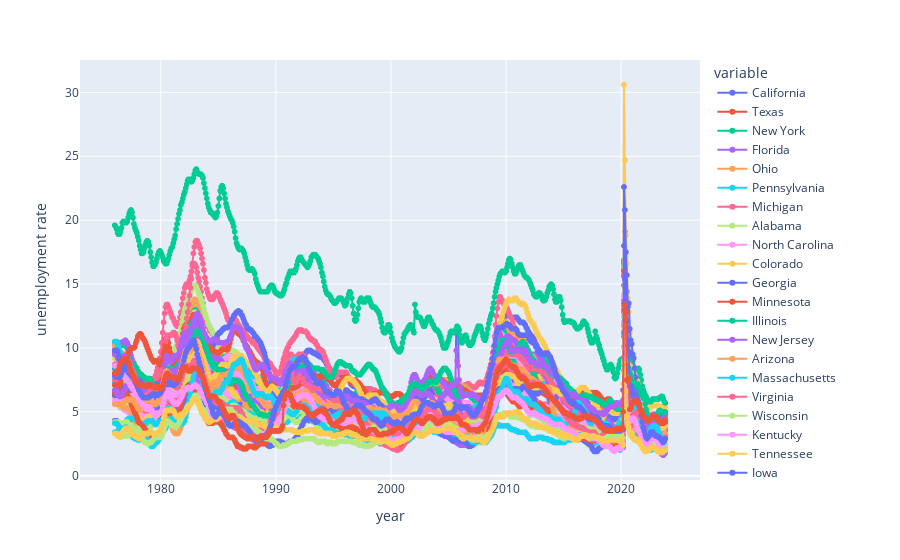

Notebook cell for this chart:
### Code cell
px_fig = px.line(final_unemp_df, markers = True, labels = {'value' : 'unemployment rate', 'index' : 'year'})
px_fig.show()

### Figure 1 — Plotly figure (JSON) as saved in the notebook; plotly's stock layout.template omitted (floating-point values rounded to 4 significant figures; data arrays with more than 128 entries replaced by an {"elided": "..."} marker saying what was removed)
{"data": [{"hovertemplate": "variable=California<br>year=%{x}<br>unemployment rate=%{y}<extra></extra>", "legendgroup": "California", "line": {"color": "#636efa", "dash": "solid"}, "marker": {"symbol": "circle"}, "mode": "lines+markers", "name": "California", "showlegend": true, "type": "scattergl", "x": {"elided": "575 str values"}, "xaxis": "x", "y": {"elided": "575 float values"}, "yaxis": "y"}, {"hovertemplate": "variable=Texas<br>year=%{x}<br>unemployment rate=%{y}<extra></extra>", "legendgroup": "Texas", "line": {"color": "#EF553B", "dash": "solid"}, "marker": {"symbol": "circle"}, "mode": "lines+markers", "name": "Texas", "showlegend": true, "type": "scattergl", "x": {"elided": "575 str values"}, "xaxis": "x", "y": {"elided": "575 float values"}, "yaxis": "y"}, {"hovertemplate": "variable=New York<br>year=%{x}<br>unemployment rate=%{y}<extra></extra>", "legendgroup": "New York", "line": {"color": "#00cc96", "dash": "solid"}, "marker": {"symbol": "circle"}, "mode": "lines+markers", "name": "New York", "showlegend": true, "type": "scattergl", "x": {"elided": "575 str values"}, "xaxis": "x", "y": {"elided": "575 float values"}, "yaxis": "y"}, {"hovertemplate": "variable=Florida<br>year=%{x}<br>unemployment rate=%{y}<extra></extra>", "legendgroup": "Florida", "line": {"color": "#ab63fa", "dash": "solid"}, "marker": {"symbol": "circle"}, "mode": "lines+markers", "name": "Florida", "showlegend": true, "type": "scattergl", "x": {"elided": "575 str values"}, "xaxis": "x", "y": {"elided": "575 float values"}, "yaxis": "y"}, {"hovertemplate": "variable=Ohio<br>year=%{x}<br>unemployment rate=%{y}<extra></extra>", "legendgroup": "Ohio", "line": {"color": "#FFA15A", "dash": "solid"}, "marker": {"symbol": "circle"}, "mode": "lines+markers", "name": "Ohio", "showlegend": true, "type": "scattergl", "x": {"elided": "575 str values"}, "xaxis": "x", "y": {"elided": "575 float values"}, "yaxis": "y"}, {"hovertemplate": "variable=Pennsylvania<br>year=%{x}<br>unemployment rate=%{y}<extra></extra>", "legendgroup": "Pennsylvania", "line": {"color": "#19d3f3", "dash": "solid"}, "marker": {"symbol": "circle"}, "mode": "lines+markers", "name": "Pennsylvania", "showlegend": true, "type": "scattergl", "x": {"elided": "575 str values"}, "xaxis": "x", "y": {"elided": "575 float values"}, "yaxis": "y"}, {"hovertemplate": "variable=Michigan<br>year=%{x}<br>unemployment rate=%{y}<extra></extra>", "legendgroup": "Michigan", "line": {"color": "#FF6692", "dash": "solid"}, "marker": {"symbol": "circle"}, "mode": "lines+markers", "name": "Michigan", "showlegend": true, "type": "scattergl", "x": {"elided": "575 str values"}, "xaxis": "x", "y": {"elided": "575 float values"}, "yaxis": "y"}, {"hovertemplate": "variable=Alabama<br>year=%{x}<br>unemployment rate=%{y}<extra></extra>", "legendgroup": "Alabama", "line": {"color": "#B6E880", "dash": "solid"}, "marker": {"symbol": "circle"}, "mode": "lines+markers", "name": "Alabama", "showlegend": true, "type": "scattergl", "x": {"elided": "575 str values"}, "xaxis": "x", "y": {"elided": "575 float values"}, "yaxis": "y"}, {"hovertemplate": "variable=North Carolina<br>year=%{x}<br>unemployment rate=%{y}<extra></extra>", "legendgroup": "North Carolina", "line": {"color": "#FF97FF", "dash": "solid"}, "marker": {"symbol": "circle"}, "mode": "lines+markers", "name": "North Carolina", "showlegend": true, "type": "scattergl", "x": {"elided": "575 str values"}, "xaxis": "x", "y": {"elided": "575 float values"}, "yaxis": "y"}, {"hovertemplate": "variable=Colorado<br>year=%{x}<br>unemployment rate=%{y}<extra></extra>", "legendgroup": "Colorado", "line": {"color": "#FECB52", "dash": "solid"}, "marker": {"symbol": "circle"}, "mode": "lines+markers", "name": "Colorado", "showlegend": true, "type": "scattergl", "x": {"elided": "575 str values"}, "xaxis": "x", "y": {"elided": "575 float values"}, "yaxis": "y"}, {"hovertemplate": "variable=Georgia<br>year=%{x}<br>unemployment rate=%{y}<extra></extra>", "legendgroup": "Georgia", "line": {"color": "#636efa", "dash": "solid"}, "marker": {"symbol": "circle"}, "mode": "lines+markers", "name": "Georgia", "showlegend": true, "type": "scattergl", "x": {"elided": "575 str values"}, "xaxis": "x", "y": {"elided": "575 float values"}, "yaxis": "y"}, {"hovertemplate": "variable=Minnesota<br>year=%{x}<br>unemployment rate=%{y}<extra></extra>", "legendgroup": "Minnesota", "line": {"color": "#EF553B", "dash": "solid"}, "marker": {"symbol": "circle"}, "mode": "lines+markers", "name": "Minnesota", "showlegend": true, "type": "scattergl", "x": {"elided": "575 str values"}, "xaxis": "x", "y": {"elided": "575 float values"}, "yaxis": "y"}, {"hovertemplate": "variable=Illinois<br>year=%{x}<br>unemployment rate=%{y}<extra></extra>", "legendgroup": "Illinois", "line": {"color": "#00cc96", "dash": "solid"}, "marker": {"symbol": "circle"}, "mode": "lines+markers", "name": "Illinois", "showlegend": true, "type": "scattergl", "x": {"elided": "575 str values"}, "xaxis": "x", "y": {"elided": "575 float values"}, "yaxis": "y"}, {"hovertemplate": "variable=New Jersey<br>year=%{x}<br>unemployment rate=%{y}<extra></extra>", "legendgroup": "New Jersey", "line": {"color": "#ab63fa", "dash": "solid"}, "marker": {"symbol": "circle"}, "mode": "lines+markers", "name": "New Jersey", "showlegend": true, "type": "scattergl", "x": {"elided": "575 str values"}, "xaxis": "x", "y": {"elided": "575 float values"}, "yaxis": "y"}, {"hovertemplate": "variable=Arizona<br>year=%{x}<br>unemployment rate=%{y}<extra></extra>", "legendgroup": "Arizona", "line": {"color": "#FFA15A", "dash": "solid"}, "marker": {"symbol": "circle"}, "mode": "lines+markers", "name": "Arizona", "showlegend": true, "type": "scattergl", "x": {"elided": "575 str values"}, "xaxis": "x", "y": {"elided": "575 float values"}, "yaxis": "y"}, {"hovertemplate": "variable=Massachusetts<br>year=%{x}<br>unemployment rate=%{y}<extra></extra>", "legendgroup": "Massachusetts", "line": {"color": "#19d3f3", "dash": "solid"}, "marker": {"symbol": "circle"}, "mode": "lines+markers", "name": "Massachusetts", "showlegend": true, "type": "scattergl", "x": {"elided": "575 str values"}, "xaxis": "x", "y": {"elided": "575 float values"}, "yaxis": "y"}, {"hovertemplate": "variable=Virginia<br>year=%{x}<br>unemployment rate=%{y}<extra></extra>", "legendgroup": "Virginia", "line": {"color": "#FF6692", "dash": "solid"}, "marker": {"symbol": "circle"}, "mode": "lines+markers", "name": "Virginia", "showlegend": true, "type": "scattergl", "x": {"elided": "575 str values"}, "xaxis": "x", "y": {"elided": "575 float values"}, "yaxis": "y"}, {"hovertemplate": "variable=Wisconsin<br>year=%{x}<br>unemployment rate=%{y}<extra></extra>", "legendgroup": "Wisconsin", "line": {"color": "#B6E880", "dash": "solid"}, "marker": {"symbol": "circle"}, "mode": "lines+markers", "name": "Wisconsin", "showlegend": true, "type": "scattergl", "x": {"elided": "575 str values"}, "xaxis": "x", "y": {"elided": "575 float values"}, "yaxis": "y"}, {"hovertemplate": "variable=Kentucky<br>year=%{x}<br>unemployment rate=%{y}<extra></extra>", "legendgroup": "Kentucky", "line": {"color": "#FF97FF", "dash": "solid"}, "marker": {"symbol": "circle"}, "mode": "lines+markers", "name": "Kentucky", "showlegend": true, "type": "scattergl", "x": {"elided": "575 str values"}, "xaxis": "x", "y": {"elided": "575 float values"}, "yaxis": "y"}, {"hovertemplate": "variable=Tennessee<br>year=%{x}<br>unemployment rate=%{y}<extra></extra>", "legendgroup": "Tennessee", "line": {"color": "#FECB52", "dash": "solid"}, "marker": {"symbol": "circle"}, "mode": "lines+markers", "name": "Tennessee", "showlegend": true, "type": "scattergl", "x": {"elided": "575 str values"}, "xaxis": "x", "y": {"elided": "575 float values"}, "yaxis": "y"}, {"hovertemplate": "variable=Iowa<br>year=%{x}<br>unemployment rate=%{y}<extra></extra>", "legendgroup": "Iowa", "line": {"color": "#636efa", "dash": "solid"}, "marker": {"symbol": "circle"}, "mode": "lines+markers", "name": "Iowa", "showlegend": true, "type": "scattergl", "x": {"elided": "575 str values"}, "xaxis": "x", "y": {"elided": "575 float values"}, "yaxis": "y"}, {"hovertemplate": "variable=Indiana<br>year=%{x}<br>unemployment rate=%{y}<extra></extra>", "legendgroup": "Indiana", "line": {"color": "#EF553B", "dash": "solid"}, "marker": {"symbol": "circle"}, "mode": "lines+markers", "name": "Indiana", "showlegend": true, "type": "scattergl", "x": {"elided": "575 str values"}, "xaxis": "x", "y": {"elided": "575 float values"}, "yaxis": "y"}, {"hovertemplate": "variable=Washington<br>year=%{x}<br>unemployment rate=%{y}<extra></extra>", "legendgroup": "Washington", "line": {"color": "#00cc96", "dash": "solid"}, "marker": {"symbol": "circle"}, "mode": "lines+markers", "name": "Washington", "showlegend": true, "type": "scattergl", "x": {"elided": "575 str values"}, "xaxis": "x", "y": {"elided": "575 float values"}, "yaxis": "y"}, {"hovertemplate": "variable=Maryland<br>year=%{x}<br>unemployment rate=%{y}<extra></extra>", "legendgroup": "Maryland", "line": {"color": "#ab63fa", "dash": "solid"}, "marker": {"symbol": "circle"}, "mode": "lines+markers", "name": "Maryland", "showlegend": true, "type": "scattergl", "x": {"elided": "575 str values"}, "xaxis": "x", "y": {"elided": "575 float values"}, "yaxis": "y"}, {"hovertemplate": "variable=South Carolina<br>year=%{x}<br>unemployment rate=%{y}<extra></extra>", "legendgroup": "South Carolina", "line": {"color": "#FFA15A", "dash": "solid"}, "marker": {"symbol": "circle"}, "mode": "lines+markers", "name": "South Carolina", "showlegend": true, "type": "scattergl", "x": {"elided": "575 str values"}, "xaxis": "x", "y": {"elided": "575 float values"}, "yaxis": "y"}, {"hovertemplate": "variable=Arkansas<br>year=%{x}<br>unemployment rate=%{y}<extra></extra>", "legendgroup": "Arkansas", "line": {"color": "#19d3f3", "dash": "solid"}, "marker": {"symbol": "circle"}, "mode": "lines+markers", "name": "Arkansas", "showlegend": true, "type": "scattergl", "x": {"elided": "575 str values"}, "xaxis": "x", "y": {"elided": "575 float values"}, "yaxis": "y"}, {"hovertemplate": "variable=West Virginia<br>year=%{x}<br>unemployment rate=%{y}<extra></extra>", "legendgroup": "West Virginia", "line": {"color": "#FF6692", "dash": "solid"}, "marker": {"symbol": "circle"}, "mode": "lines+markers", "name": "West Virginia", "showlegend": true, "type": "scattergl", "x": {"elided": "575 str values"}, "xaxis": "x", "y": {"elided": "575 float values"}, "yaxis": "y"}, {"hovertemplate": "variable=Utah<br>year=%{x}<br>unemployment rate=%{y}<extra></extra>", "legendgroup": "Utah", "line": {"color": "#B6E880", "dash": "solid"}, "marker": {"symbol": "circle"}, "mode": "lines+markers", "name": "Utah", "showlegend": true, "type": "scattergl", "x": {"elided": "575 str values"}, "xaxis": "x", "y": {"elided": "575 float values"}, "yaxis": "y"}, {"hovertemplate": "variable=Missouri<br>year=%{x}<br>unemployment rate=%{y}<extra></extra>", "legendgroup": "Missouri", "line": {"color": "#FF97FF", "dash": "solid"}, "marker": {"symbol": "circle"}, "mode": "lines+markers", "name": "Missouri", "showlegend": true, "type": "scattergl", "x": {"elided": "575 str values"}, "xaxis": "x", "y": {"elided": "575 float values"}, "yaxis": "y"}, {"hovertemplate": "variable=Nevada<br>year=%{x}<br>unemployment rate=%{y}<extra></extra>", "legendgroup": "Nevada", "line": {"color": "#FECB52", "dash": "solid"}, "marker": {"symbol": "circle"}, "mode": "lines+markers", "name": "Nevada", "showlegend": true, "type": "scattergl", "x": {"elided": "575 str values"}, "xaxis": "x", "y": {"elided": "575 float values"}, "yaxis": "y"}, {"hovertemplate": "variable=Louisiana<br>year=%{x}<br>unemployment rate=%{y}<extra></extra>", "legendgroup": "Louisiana", "line": {"color": "#636efa", "dash": "solid"}, "marker": {"symbol": "circle"}, "mode": "lines+markers", "name": "Louisiana", "showlegend": true, "type": "scattergl", "x": {"elided": "575 str values"}, "xaxis": "x", "y": {"elided": "575 float values"}, "yaxis": "y"}, {"hovertemplate": "variable=Alaska<br>year=%{x}<br>unemployment rate=%{y}<extra></extra>", "legendgroup": "Alaska", "line": {"color": "#EF553B", "dash": "solid"}, "marker": {"symbol": "circle"}, "mode": "lines+markers", "name": "Alaska", "showlegend": true, "type": "scattergl", "x": {"elided": "575 str values"}, "xaxis": "x", "y": {"elided": "575 float values"}, "yaxis": "y"}, {"hovertemplate": "variable=Puerto Rico<br>year=%{x}<br>unemployment rate=%{y}<extra></extra>", "legendgroup": "Puerto Rico", "line": {"color": "#00cc96", "dash": "solid"}, "marker": {"symbol": "circle"}, "mode": "lines+markers", "name": "Puerto Rico", "showlegend": true, "type": "scattergl", "x": {"elided": "575 str values"}, "xaxis": "x", "y": {"elided": "575 float values"}, "yaxis": "y"}, {"hovertemplate": "variable=Oregon<br>year=%{x}<br>unemployment rate=%{y}<extra></extra>", "legendgroup": "Oregon", "line": {"color": "#ab63fa", "dash": "solid"}, "marker": {"symbol": "circle"}, "mode": "lines+markers", "name": "Oregon", "showlegend": true, "type": "scattergl", "x": {"elided": "575 str values"}, "xaxis": "x", "y": {"elided": "575 float values"}, "yaxis": "y"}, {"hovertemplate": "variable=Oklahoma<br>year=%{x}<br>unemployment rate=%{y}<extra></extra>", "legendgroup": "Oklahoma", "line": {"color": "#FFA15A", "dash": "solid"}, "marker": {"symbol": "circle"}, "mode": "lines+markers", "name": "Oklahoma", "showlegend": true, "type": "scattergl", "x": {"elided": "575 str values"}, "xaxis": "x", "y": {"elided": "575 float values"}, "yaxis": "y"}, {"hovertemplate": "variable=North Dakota<br>year=%{x}<br>unemployment rate=%{y}<extra></extra>", "legendgroup": "North Dakota", "line": {"color": "#19d3f3", "dash": "solid"}, "marker": {"symbol": "circle"}, "mode": "lines+markers", "name": "North Dakota", "showlegend": true, "type": "scattergl", "x": {"elided": "575 str values"}, "xaxis": "x", "y": {"elided": "575 float values"}, "yaxis": "y"}, {"hovertemplate": "variable=Connecticut<br>year=%{x}<br>unemployment rate=%{y}<extra></extra>", "legendgroup": "Connecticut", "line": {"color": "#FF6692", "dash": "solid"}, "marker": {"symbol": "circle"}, "mode": "lines+markers", "name": "Connecticut", "showlegend": true, "type": "scattergl", "x": {"elided": "575 str values"}, "xaxis": "x", "y": {"elided": "575 float values"}, "yaxis": "y"}, {"hovertemplate": "variable=Kansas<br>year=%{x}<br>unemployment rate=%{y}<extra></extra>", "legendgroup": "Kansas", "line": {"color": "#B6E880", "dash": "solid"}, "marker": {"symbol": "circle"}, "mode": "lines+markers", "name": "Kansas", "showlegend": true, "type": "scattergl", "x": {"elided": "575 str values"}, "xaxis": "x", "y": {"elided": "575 float values"}, "yaxis": "y"}, {"hovertemplate": "variable=Montana<br>year=%{x}<br>unemployment rate=%{y}<extra></extra>", "legendgroup": "Montana", "line": {"color": "#FF97FF", "dash": "solid"}, "marker": {"symbol": "circle"}, "mode": "lines+markers", "name": "Montana", "showlegend": true, "type": "scattergl", "x": {"elided": "575 str values"}, "xaxis": "x", "y": {"elided": "575 float values"}, "yaxis": "y"}, {"hovertemplate": "variable=New Mexico<br>year=%{x}<br>unemployment rate=%{y}<extra></extra>", "legendgroup": "New Mexico", "line": {"color": "#FECB52", "dash": "solid"}, "marker": {"symbol": "circle"}, "mode": "lines+markers", "name": "New Mexico", "showlegend": true, "type": "scattergl", "x": {"elided": "575 str values"}, "xaxis": "x", "y": {"elided": "575 float values"}, "yaxis": "y"}, {"hovertemplate": "variable=Hawaii<br>year=%{x}<br>unemployment rate=%{y}<extra></extra>", "legendgroup": "Hawaii", "line": {"color": "#636efa", "dash": "solid"}, "marker": {"symbol": "circle"}, "mode": "lines+markers", "name": "Hawaii", "showlegend": true, "type": "scattergl", "x": {"elided": "575 str values"}, "xaxis": "x", "y": {"elided": "575 float values"}, "yaxis": "y"}, {"hovertemplate": "variable=New Hampshire<br>year=%{x}<br>unemployment rate=%{y}<extra></extra>", "legendgroup": "New Hampshire", "line": {"color": "#EF553B", "dash": "solid"}, "marker": {"symbol": "circle"}, "mode": "lines+markers", "name": "New Hampshire", "showlegend": true, "type": "scattergl", "x": {"elided": "575 str values"}, "xaxis": "x", "y": {"elided": "575 float values"}, "yaxis": "y"}, {"hovertemplate": "variable=the District of Columbia<br>year=%{x}<br>unemployment rate=%{y}<extra></extra>", "legendgroup": "the District of Columbia", "line": {"color": "#00cc96", "dash": "solid"}, "marker": {"symbol": "circle"}, "mode": "lines+markers", "name": "the District of Columbia", "showlegend": true, "type": "scattergl", "x": {"elided": "575 str values"}, "xaxis": "x", "y": {"elided": "575 float values"}, "yaxis": "y"}, {"hovertemplate": "variable=Mississippi<br>year=%{x}<br>unemployment rate=%{y}<extra></extra>", "legendgroup": "Mississippi", "line": {"color": "#ab63fa", "dash": "solid"}, "marker": {"symbol": "circle"}, "mode": "lines+markers", "name": "Mississippi", "showlegend": true, "type": "scattergl", "x": {"elided": "575 str values"}, "xaxis": "x", "y": {"elided": "575 float values"}, "yaxis": "y"}, {"hovertemplate": "variable=Idaho<br>year=%{x}<br>unemployment rate=%{y}<extra></extra>", "legendgroup": "Idaho", "line": {"color": "#FFA15A", "dash": "solid"}, "marker": {"symbol": "circle"}, "mode": "lines+markers", "name": "Idaho", "showlegend": true, "type": "scattergl", "x": {"elided": "575 str values"}, "xaxis": "x", "y": {"elided": "575 float values"}, "yaxis": "y"}, {"hovertemplate": "variable=Wyoming<br>year=%{x}<br>unemployment rate=%{y}<extra></extra>", "legendgroup": "Wyoming", "line": {"color": "#19d3f3", "dash": "solid"}, "marker": {"symbol": "circle"}, "mode": "lines+markers", "name": "Wyoming", "showlegend": true, "type": "scattergl", "x": {"elided": "575 str values"}, "xaxis": "x", "y": {"elided": "575 float values"}, "yaxis": "y"}, {"hovertemplate": "variable=Maine<br>year=%{x}<br>unemployment rate=%{y}<extra></extra>", "legendgroup": "Maine", "line": {"color": "#FF6692", "dash": "solid"}, "marker": {"symbol": "circle"}, "mode": "lines+markers", "name": "Maine", "showlegend": true, "type": "scattergl", "x": {"elided": "575 str values"}, "xaxis": "x", "y": {"elided": "575 float values"}, "yaxis": "y"}, {"hovertemplate": "variable=Nebraska<br>year=%{x}<br>unemployment rate=%{y}<extra></extra>", "legendgroup": "Nebraska", "line": {"color": "#B6E880", "dash": "solid"}, "marker": {"symbol": "circle"}, "mode": "lines+markers", "name": "Nebraska", "showlegend": true, "type": "scattergl", "x": {"elided": "575 str values"}, "xaxis": "x", "y": {"elided": "575 float values"}, "yaxis": "y"}, {"hovertemplate": "variable=Vermont<br>year=%{x}<br>unemployment rate=%{y}<extra></extra>", "legendgroup": "Vermont", "line": {"color": "#FF97FF", "dash": "solid"}, "marker": {"symbol": "circle"}, "mode": "lines+markers", "name": "Vermont", "showlegend": true, "type": "scattergl", "x": {"elided": "575 str values"}, "xaxis": "x", "y": {"elided": "575 float values"}, "yaxis": "y"}, {"hovertemplate": "variable=South Dakota<br>year=%{x}<br>unemployment rate=%{y}<extra></extra>", "legendgroup": "South Dakota", "line": {"color": "#FECB52", "dash": "solid"}, "marker": {"symbol": "circle"}, "mode": "lines+markers", "name": "South Dakota", "showlegend": true, "type": "scattergl", "x": {"elided": "575 str values"}, "xaxis": "x", "y": {"elided": "575 float values"}, "yaxis": "y"}, {"hovertemplate": "variable=Rhode Island<br>year=%{x}<br>unemployment rate=%{y}<extra></extra>", "legendgroup": "Rhode Island", "line": {"color": "#636efa", "dash": "solid"}, "marker": {"symbol": "circle"}, "mode": "lines+markers", "name": "Rhode Island", "showlegend": true, "type": "scattergl", "x": {"elided": "575 str values"}, "xaxis": "x", "y": {"elided": "575 float values"}, "yaxis": "y"}, {"hovertemplate": "variable=Delaware<br>year=%{x}<br>unemployment rate=%{y}<extra></extra>", "legendgroup": "Delaware", "line": {"color": "#EF553B", "dash": "solid"}, "marker": {"symbol": "circle"}, "mode": "lines+markers", "name": "Delaware", "showlegend": true, "type": "scattergl", "x": {"elided": "575 str values"}, "xaxis": "x", "y": {"elided": "575 float values"}, "yaxis": "y"}], "layout": {"legend": {"title": {"text": "variable"}, "tracegroupgap": 0}, "margin": {"t": 60}, "xaxis": {"anchor": "y", "domain": [0, 1], "title": {"text": "year"}}, "yaxis": {"anchor": "x", "domain": [0, 1], "title": {"text": "unemployment rate"}}}}
